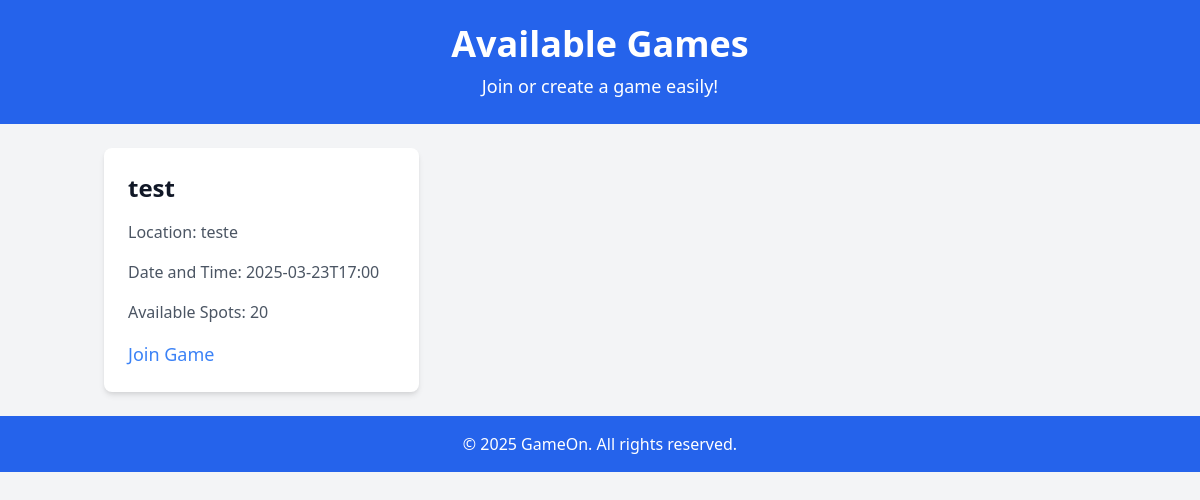
Before: /games with the older database file.
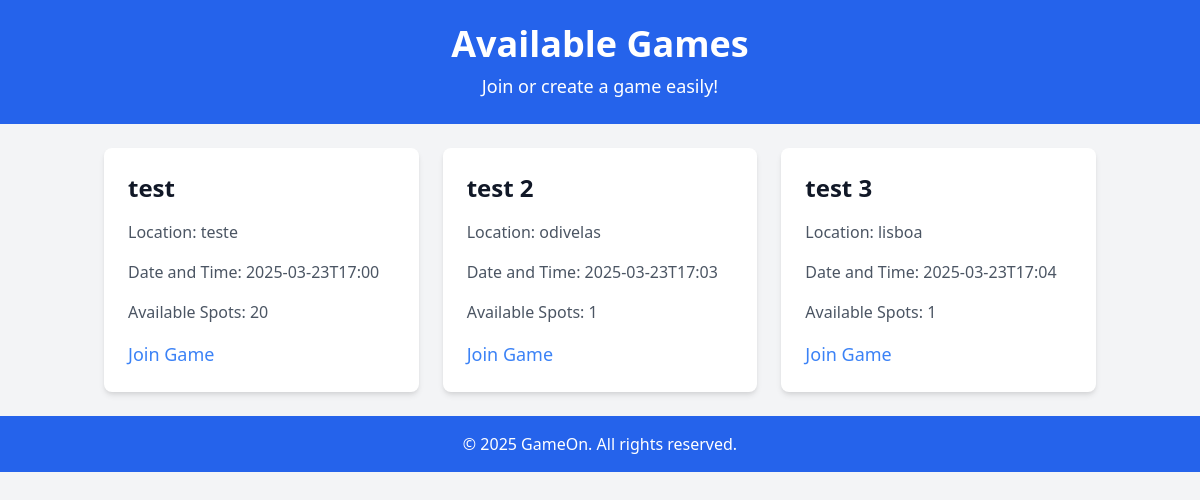
After: the same page with the newer database file.
### app.py (models this page shows)
class Game(db.Model):
    id = db.Column(db.Integer, primary_key=True)
    name = db.Column(db.String(150), nullable=False)
    location = db.Column(db.String(150), nullable=False)
    date_time = db.Column(db.String(50), nullable=False)
    available_spots = db.Column(db.Integer, nullable=False)
    game_type = db.Column(db.String(50), nullable=False)  # Ensure this column exists
    additional_notes = db.Column(db.Text, nullable=True)

### app.py (the view)
@app.route('/games')
def games():
    game_list = Game.query.all()  # Get all games from the database
    return render_template('games.html', games=game_list)

### templates/games.html (shortened to what this page needs)
<!DOCTYPE html>
<html lang="en">
<head>
  <link href="https://cdn.jsdelivr.net/npm/tailwindcss@2.2.19/dist/tailwind.min.css" rel="stylesheet">
</head>
<body class="bg-gray-100 font-sans text-gray-900">
  <header class="bg-blue-600 text-white p-6">
    <div class="container mx-auto text-center">
      <h1 class="text-4xl font-bold">Available Games</h1>
      <p class="mt-2 text-lg">Join or create a game easily!</p>
    </div>
  </header>
  <main class="container mx-auto mt-6 px-4">
    <div class="grid grid-cols-1 sm:grid-cols-2 md:grid-cols-3 gap-6">
      {% for game in games %}
        <div class="bg-white p-6 shadow-md rounded-lg hover:shadow-xl transition-all duration-300">
          <h2 class="text-2xl font-semibold mb-4">{{ game.name }}</h2>
          <p class="text-gray-600 mb-4">Location: {{ game.location }}</p>
          <p class="text-gray-600 mb-4">Date and Time: {{ game.date_time }}</p>
          <p class="text-gray-600 mb-4">Available Spots: {{ game.available_spots }}</p>
          <a href="#" class="text-blue-500 hover:underline text-lg">Join Game</a>
        </div>
      {% endfor %}
    </div>
  </main>
  <footer class="bg-blue-600 text-white p-4 mt-6">
    <p class="text-center">© 2025 GameOn. All rights reserved.</p>
  </footer>
</body>
</html>

Changed rows visible on the page:
added Game: name "test 2", location "odivelas", date_time "2025-03-23T17:03", available_spots "1"
added Game: name "test 3", location "lisboa", date_time "2025-03-23T17:04", available_spots "1"
